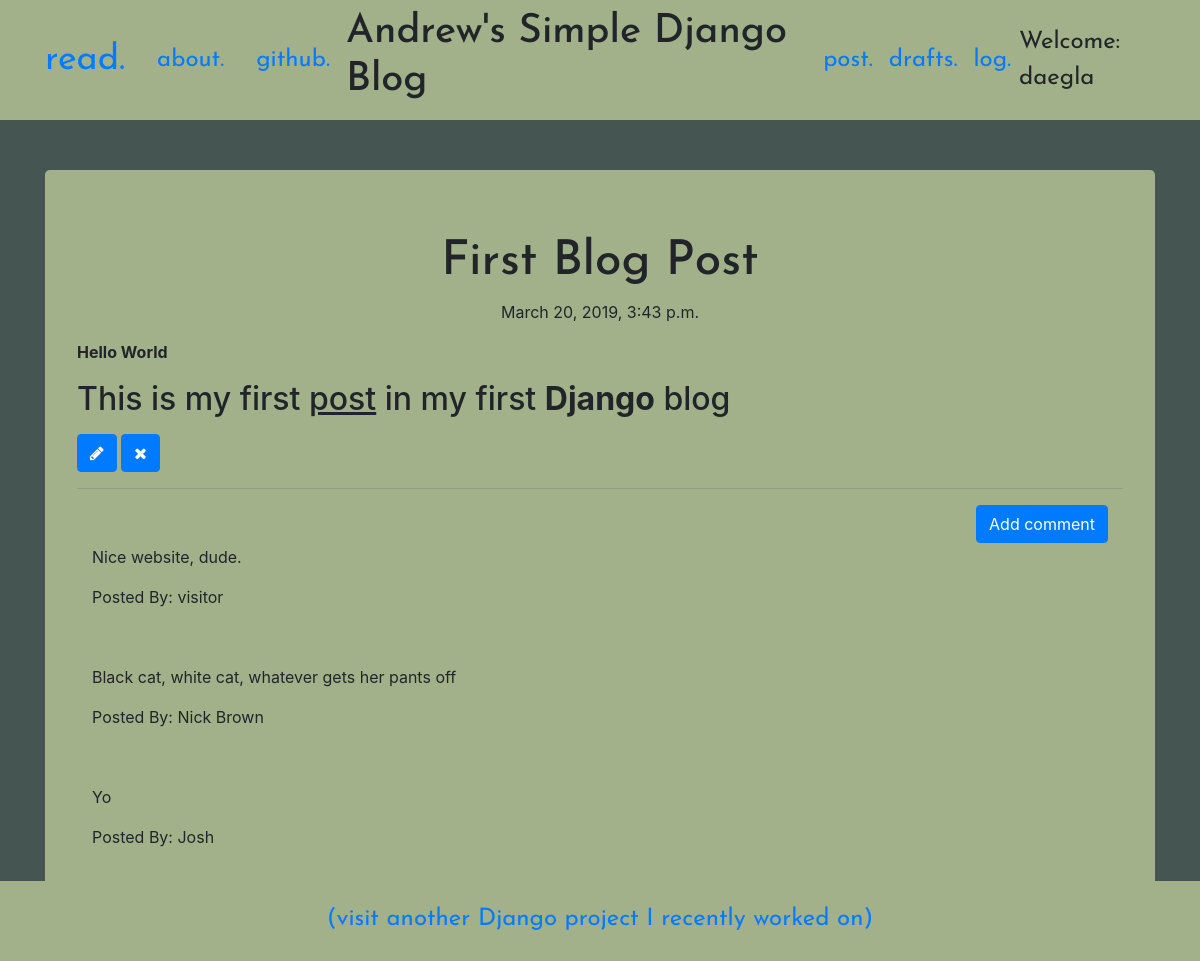
/post/2 (signed in), run on the app's committed database.
### blog/models.py (models this page shows, shortened)
class Post(models.Model):
    author = models.ForeignKey('auth.User', on_delete=models.CASCADE)
    title = models.CharField(max_length=200)
    text = models.TextField()
    created_date = models.DateTimeField(default=timezone.now)
    published_date = models.DateTimeField(blank=True, null=True) # can be blank if you don't want to publish it yet or
    def publish(self):
        self.published_date = timezone.now()
        self.save()

class Comment(models.Model):
    post = models.ForeignKey('blog.Post', related_name='comments', on_delete=models.CASCADE)
    author = models.CharField(max_length=200)
    text = models.TextField()
    created_date = models.DateTimeField(default=timezone.now)
    approved_comment = models.BooleanField(default=False)

### blog/views.py (the view)
# urls.py: path('post/<int:pk>', views.PostDetailView.as_view(), name='post_detail'),
class PostDetailView(DetailView):
    model = Post

### blog/templates/blog/post_detail.html (shortened to what this page needs)
{% extends 'blog/base.html' %}
{% block content %}
<div class="jumbotron">
<h1 class="posttitle loader">{{post.title}}</h1>
{% if post.published_date %}
<div class="date postdate">
    {{post.published_date}}
</div>
{% else %}
<a class="btn btn-primary" href="{% url 'post_publish' pk=post.pk %}">Publish</a>
{% endif %}
<p class="postcontent">{{post.text|safe|linebreaksbr}}</p>
{% if user.is_authenticated %}
    <a class="btn btn-primary" href="{% url 'post_edit' pk=post.pk %}">
    <span class="fa fa-pencil"></span>
    </a>
    <a class="btn btn-primary" href="{% url 'post_remove' pk=post.pk %}">
    <span class="fa fa-remove"></span>
    </a>
{% endif %}
<hr>
<div class="container">
<a class="btn btn-primary btn-comment" href="{% url 'add_comment_to_post' pk=post.pk %}">Add comment</a>
    {% for comment in post.comments.all %}
    <br>
    {% if user.is_authenticated or comment.approved_comment %}
    <p>{{comment.text|safe|linebreaks}}</p>
    <p>Posted By: {{comment.author}}</p>
    {% endif %}
    {% empty %}
    <p>No Comments</p>
    {% endfor %}
</div>
</div>
{% endblock %}

### blog/templates/blog/base.html (shortened to what this page needs)
<!DOCTYPE html>
{% load static %}
<html lang="en">
<head>
    <link href="https://maxcdn.bootstrapcdn.com/font-awesome/4.7.0/css/font-awesome.min.css" rel="stylesheet">
<link rel="stylesheet" href="https://stackpath.bootstrapcdn.com/bootstrap/4.1.3/css/bootstrap.min.css"
>
<link rel="stylesheet" href="//cdn.jsdelivr.net/medium-editor/latest/css/medium-editor.min.css" type="text/css" media="screen" charset="utf-8">
<link rel="stylesheet" href="{% static 'css/blog.css' %}">
</head>
<body class="">
<nav class="navbar navbar-expand-lg techfont">
    <div class="container loader">
            <li><a class="navbar-brand bigbrand" href="{% url 'post_list' %}">read.</a></li>
            <li><a class="nav-item nav-link" href="{% url 'about' %}">about.</a></li>
            <li><a class="nav-item nav-link" href="https://www.github.com/andrewtmarvin">github.</a></li>
        <div class="navbar-header">
            <h1>Andrew's Simple Django Blog</h1>
        </div>
        <ul class="navbar-nav align-items-center ml-auto">
            {% if user.is_authenticated %}
                <a class="nav-item nav-link" href="{% url 'post_new' %}">post.</a>
                <a class="nav-item nav-link" href="{% url 'post_draft_list' %}">drafts.</a>
                <a class="nav-item nav-link" href="{% url 'logout' %}">log.</a>
                <a>Welcome: {{user.username}}</a>
            {% else %}
            <li>
                <a class="nav navbar-right" href="{% url 'login' %}"><span class="fa fa-user"></span></a>
            </li>
            {% endif %}
        </ul>
    </div>
</nav>
<div class="content container">
            <div class="blog_posts">
                {% block content %}
                {% endblock %}
            </div>
</div>
<div class="page-footer techfont text-center fixed-bottom" style="height:80px;margin-bottom:0px;">
    <a href="{% url 'carpal:index' %}"><p style="margin-top:20px;" class="loader">(visit another Django project I recently worked on)</p></a>
</div>
</body>
</html>

### blog/static/css/blog.css (style rules this page uses)
body { background-color: #445552; }
.navbar, .page-footer { background-color: #A3B18A; }
li { list-style-type: none; }
.jumbotron { margin-top: 50px!important; background-color: #A3B18A; }
.techfont { font-family: 'Josefin Sans', sans-serif; font-size: 1.5em; margin-bottom: 10px; }
.postdate { text-align: center; }
.posttitle { font-family: 'Josefin Sans', sans-serif; font-size: 3em; text-align: center; }
.postcontent { font-family: 'Raleway', sans-seri; font-size: 1.5em; }
.btn-comment { float:right; display: inline-block; }
.bigbrand { font-size: 1.5em; }
.loader { filter:hue-rotate(0deg); color: linear-gradient(45deg,#0f8,#08f); animation:hue 5000ms infinite linear; }

### data on the page
Post: title "First Blog Post", published_date "March 20, 2019, 3:43 p.m.", text "Hello World This is my first post in my first Django blog"
Comment: text "Nice website, dude.", author "visitor"
Comment: text "Black cat, white cat, whatever gets her pants off", author "Nick Brown"
Comment: text "Yo", author "Josh"

### other printed values
{{ user.username }} "daegla"
